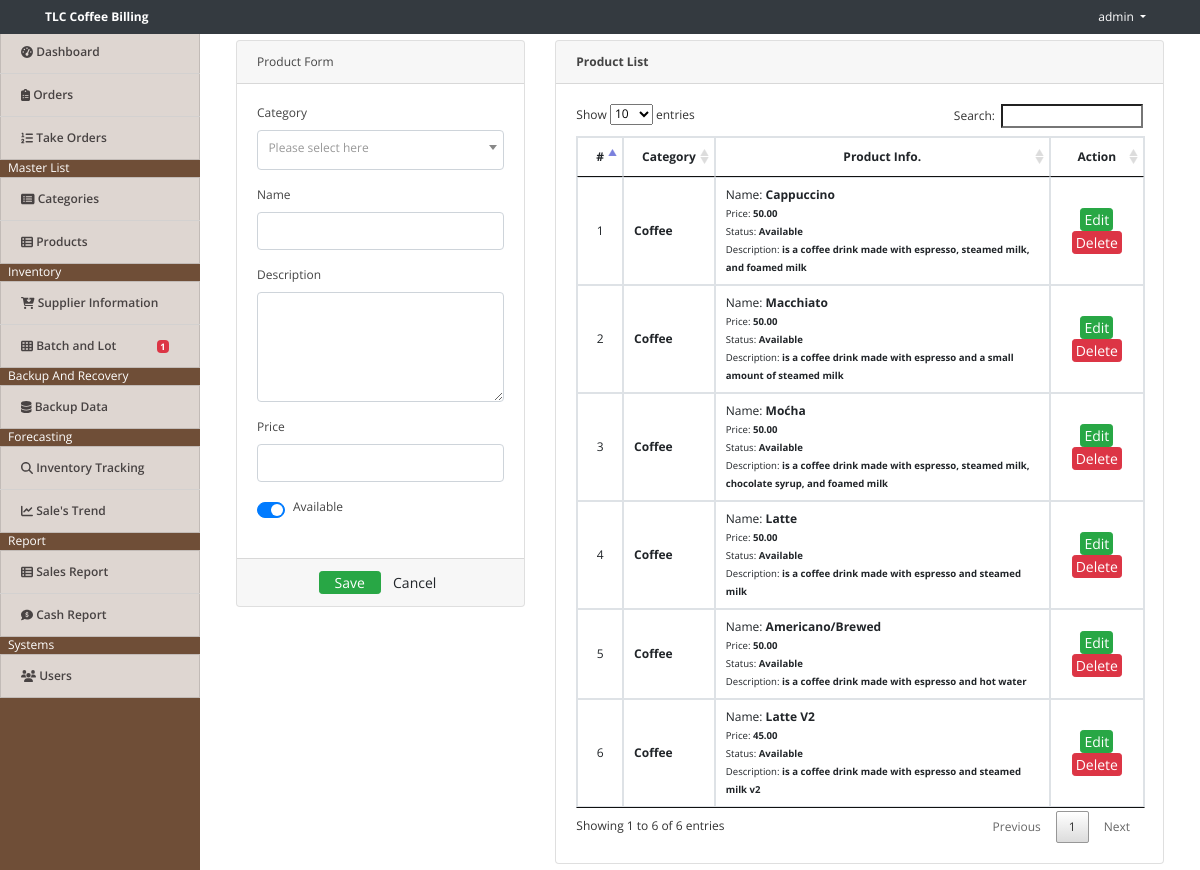
Screenshot of /index.php?page=products (signed in) with the database file from the repository.
### tables this page shows
CREATE TABLE `products` (
  `id` int(30) NOT NULL,
  `category_id` int(30) NOT NULL,
  `name` varchar(200) NOT NULL,
  `description` text NOT NULL,
  `price` float NOT NULL,
  `status` tinyint(1) NOT NULL DEFAULT 1 COMMENT '0=Unavailable,1=Available'
);

### products.php (the view, shortened to what this page needs)
<?php include('db_connect.php');?>
<div class="container-fluid">
	<div class="col-lg-12">
		<div class="row">
			<div class="col-md-4">
			<form action="" id="manage-product">
				<div class="card">
					<div class="card-header">
						   Product Form
				  	</div>
					<div class="card-body">
							<div class="form-group">
								<label class="control-label">Category</label>
									<?php
									$qry = $conn->query("SELECT * FROM categories order by name asc");
									while($row=$qry->fetch_assoc()):
										$cname[$row['id']] = ucwords($row['name']);
									?>
								<?php endwhile; ?>
							</div>
							<div class="form-group">
								<label class="control-label">Name</label>
								<input type="text" class="form-control" name="name">
							</div>
							<div class="form-group">
								<label class="control-label">Description</label>
								<textarea name="description" id="description" cols="30" rows="4" class="form-control"></textarea>
							</div>
							<div class="form-group">
								<label class="control-label">Price</label>
								<input type="number" class="form-control text-right" name="price">
							</div>
							<div class="form-group">
								<div class="custom-control custom-switch">
								  <label class="custom-control-label" for="status">Available</label>
								</div>
							</div>
					</div>
					<div class="card-footer">
						<div class="row">
							<div class="col-md-12">
								<button class="btn btn-sm btn-success col-sm-3 offset-md-3"> Save</button>
								<button class="btn btn-sm btn-default col-sm-3" type="button" onclick="$('#manage-product').get(0).reset()"> Cancel</button>
							</div>
						</div>
					</div>
				</div>
			</form>
			</div>
			<div class="col-md-8">
				<div class="card">
					<div class="card-header">
						<b>Product List</b>
					</div>
					<div class="card-body">
						<table class="table table-bordered table-hover">
							<thead>
								<tr>
									<th class="text-center">#</th>
									<th class="text-center">Category</th>
									<th class="text-center">Product Info.</th>
									<th class="text-center">Action</th>
								</tr>
							</thead>
							<tbody>
								<?php
								$i = 1;
								$product = $conn->query("SELECT * FROM products order by id asc");
								while($row=$product->fetch_assoc()):
								?>
								<tr>
									<td class="text-center"><?php echo $i++ ?></td>
									<td class="">
										<p><b><?php echo $cname[$row['category_id']]?></b></p>
									</td>
									<td class="">
										<p>Name: <b><?php echo $row['name'] ?></b></p>
										<p><small>Price: <b><?php echo number_format($row['price'],2) ?></b></small></p>
										<p><small>Status: <b><?php echo $row['status'] == 1 ? " Available" : "Unavailable" ?></b></small></p>
										<p><small>Description: <b><?php echo $row['description'] ?></b></small></p>
									</td>
									<td class="text-center">
										<button class="btn btn-sm btn-success edit_product" type="button" data-id="<?php echo $row['id'] ?>" data-description="<?php echo $row['description'] ?>" data-name="<?php echo $row['name'] ?>"  data-price="<?php echo $row['price'] ?>"  data-status="<?php echo $row['status'] ?>" data-category_id="<?php echo $row['category_id'] ?>">Edit</button>
										<button class="btn btn-sm btn-danger delete_product" type="button" data-id="<?php echo $row['id'] ?>">Delete</button>
									</td>
								</tr>
								<?php endwhile; ?>
							</tbody>
						</table>
					</div>
				</div>
			</div>
		</div>
	</div>
</div>

### assets/css/style.css (style rules this page uses)
body { font-family: "Open Sans", sans-serif; color: #444444; width: 100%; height: calc(100%); font-size: 12px; }
.btn-sm { padding: .0001rem .2rem; }

### index.php (style rules this page uses)
body { background-image: url('assets/css/coffee.jpg'); background-size: cover; background-repeat: no-repeat; }

### products.php (style rules this page uses)
td { vertical-align: middle !important; }
td p { margin:unset; }
.custom-switch { cursor: pointer; }
.custom-switch * { cursor: pointer; }

### rows the page displays
products: category "Coffee", name "Cappuccino", price "50.00", status "Available", description "is a coffee drink made with espresso, steamed milk, and foamed milk"
products: category "Coffee", name "Macchiato", price "50.00", status "Available", description "is a coffee drink made with espresso and a small amount of steamed milk"
products: category "Coffee", name "Moćha", price "50.00", status "Available", description "is a coffee drink made with espresso, steamed milk, chocolate syrup, and foamed milk"
products: category "Coffee", name "Latte", price "50.00", status "Available", description "is a coffee drink made with espresso and steamed milk"
products: category "Coffee", name "Americano/Brewed", price "50.00", status "Available", description "is a coffee drink made with espresso and hot water"
products: category "Coffee", name "Latte V2", price "45.00", status "Available", description "is a coffee drink made with espresso and steamed milk v2"

### other values shown
$_SESSION['login_name'] "admin"
$quantityCount "1"
